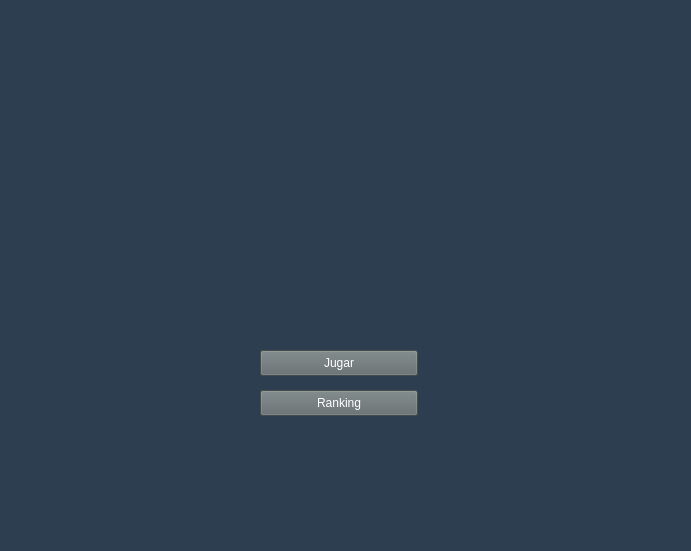
<?xml version="1.0" encoding="UTF-8"?>
<ui version="4.0">
 <class>Ventana_Inicio</class>
 <widget class="QMainWindow" name="Ventana_Inicio">
  <property name="geometry">
   <rect>
    <x>0</x>
    <y>0</y>
    <width>691</width>
    <height>551</height>
   </rect>
  </property>
  <property name="windowTitle">
   <string>A cazar alines!</string>
  </property>
  <property name="autoFillBackground">
   <bool>false</bool>
  </property>
  <property name="animated">
   <bool>false</bool>
  </property>
  <widget class="QWidget" name="centralwidget">
   <widget class="QWidget" name="fondo" native="true">
    <property name="geometry">
     <rect>
      <x>0</x>
      <y>0</y>
      <width>691</width>
      <height>551</height>
     </rect>
    </property>
    <property name="styleSheet">
     <string notr="true">background-color: rgb(44, 62, 80);</string>
    </property>
    <widget class="QLabel" name="logo_inicio">
     <property name="geometry">
      <rect>
       <x>160</x>
       <y>70</y>
       <width>351</width>
       <height>231</height>
      </rect>
     </property>
     <property name="text">
      <string/>
     </property>
     <property name="pixmap">
      <pixmap>../../Sprites/Logo/Logo.png</pixmap>
     </property>
     <property name="scaledContents">
      <bool>true</bool>
     </property>
    </widget>
    <widget class="QPushButton" name="boton_ranking">
     <property name="geometry">
      <rect>
       <x>260</x>
       <y>390</y>
       <width>158</width>
       <height>26</height>
      </rect>
     </property>
     <property name="styleSheet">
      <string notr="true">background-color: rgb(97, 106, 107);
font: 12pt &quot;Arial&quot;;
color: white;
</string>
     </property>
     <property name="text">
      <string>Ranking</string>
     </property>
    </widget>
    <widget class="QPushButton" name="boton_jugar">
     <property name="geometry">
      <rect>
       <x>260</x>
       <y>350</y>
       <width>158</width>
       <height>26</height>
      </rect>
     </property>
     <property name="styleSheet">
      <string notr="true">background-color: rgb(97, 106, 107);
font: 12pt &quot;Arial&quot;;
color: white;
</string>
     </property>
     <property name="text">
      <string>Jugar</string>
     </property>
    </widget>
   </widget>
  </widget>
 </widget>
 <resources/>
 <connections/>
</ui>
